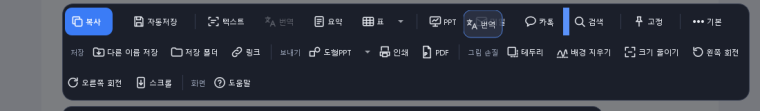
#> input picture capture_tool/app/guide_images/bar_full.png, 760 x 111 px
$ python -i recording.py   (imports and definitions only)
#> lines starting #> are read from the running program, lines starting #| are printed output that depends on the picture
#> further down, picture is the input picture: shape (111, 760, 3); mean B, G, R 66.6, 55, 50.3
"""Screen recording, the part every OS shares: grab the chosen area at the chosen rate and hand the
pictures to the OS's video writer, keep the timeline across pauses, stop at the length limit, count
the frames that came too late, and mix the microphone and the computer's sound onto the same
timeline (48 kHz stereo float32). The sound is also kept as a WAV, so a trimmed copy can be made
without decoding the MP4's audio.

Timing is driven from outside - `tick(now)` - so it runs the same in a recording thread and in tests."""
from __future__ import annotations

import threading
import time
import wave
from dataclasses import dataclass
from pathlib import Path
from typing import Callable

import numpy as np

from .geometry import Rect

RATE = 48000              # Hz, stereo float32 everywhere inside
AUDIO_LAG = 0.3           # s: sound is mixed this far behind the picture - devices deliver late
DRIFT_WINDOW = 8.0        # s: a device's smallest backlog over this long shows its clock's drift
DRIFT_FIX_S = 8.0         # s over which a backlog error is taken back (proportional)
DRIFT_I_S = 40.0          # s: the integral part's time, it takes the lasting drift over
DRIFT_MAX = 0.005         # at most 0.5 % faster / slower (not heard)


@dataclass
class RecordOptions:
    fps: int = 15
    max_seconds: int = 600


# [25 lines left out: functions to_stereo_48k, to_bgra, not called in this run]


# the arrow pointer, tip at (0, 0), in px at scale 1
_ARROW = np.array([(0, 0), (0, 17), (4, 13), (7, 20), (10, 19), (7, 12), (12, 12)], np.float32)
RING_SECONDS = 0.5


class MousePainter:
    """Draws the mouse pointer and a ring where the left button went down onto each frame (screen
    grabs leave the pointer out). `mouse()` gives (x, y, left button down) in physical px; `scale` is
    the display's (2 on a Retina screen) so the pointer looks its real size."""

    # [34 lines left out: functions __init__, __call__, not called in this run]


class _Drift:
    """Keeps one device in step with the video. Its sound is placed by sample count, so a clock a
    little fast piles up (the sound slides behind the picture: 0.47 s after 2 h at 60 ppm) and a slow
    one runs dry (holes of silence). The smallest backlog over DRIFT_WINDOW is learned once and then
    held (PI control): the device's sound is consumed up to DRIFT_MAX faster or slower, resampled.
    A block that comes too late leaves silence where it belonged and is skipped by that much when it
    comes, so lateness never shifts the rest."""

    # [59 lines left out: functions __init__, take, update, _stretch, not called in this run]


RING_BGR = (0, 200, 255)


def _pointer_template(k: float):
    pts = np.round(_ARROW * k + 2 * k + 2).astype(np.int32)
    size = (int(np.ceil(24 * k + 6)), int(np.ceil(16 * k + 6)))
    import cv2
    tmpl = np.full(size, 128, np.uint8)
    mask = np.zeros(size, np.uint8)
    cv2.fillPoly(tmpl, [pts], 255, cv2.LINE_AA)
    cv2.polylines(tmpl, [pts], True, 0, max(1, int(round(k))), cv2.LINE_AA)
    cv2.fillPoly(mask, [pts], 255)
    cv2.polylines(mask, [pts], True, 255, max(1, int(round(k))))
    return tmpl, mask


def erase_pointer(img: np.ndarray, scales=(1.0, 1.25, 1.5, 2.0, 2.5)) -> np.ndarray:
    """The app's own pointer arrow and click rings (MousePainter) painted over in a frame taken
    from a recording, so they don't turn into shapes or spoil a line of text. Returns `img`
    itself when there is nothing of ours in it."""
#> called with scales = (1, 1.25, 1.5, 2, 2.5)
    import cv2
    bgr = img[:, :, :3]
    erase = np.zeros(bgr.shape[:2], np.uint8)
    b, g, r = (bgr[:, :, i].astype(np.int16) for i in range(3))
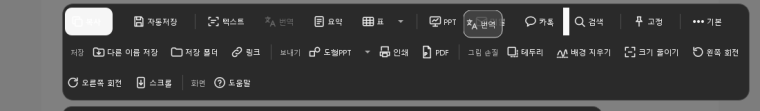
#> b: shape (111, 760) int16; min 42, max 254, mean 66.6
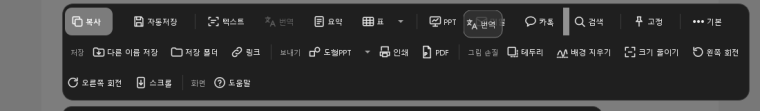
#> g: shape (111, 760) int16; min 31, max 239, mean 55
    yellow = ((b < 110) & (np.abs(g - RING_BGR[1]) < 55) & (r > 200)).astype(np.uint8)
#> yellow: shape (111, 760); every value is 0
    if yellow.any():
        n, labels, stats, _ = cv2.connectedComponentsWithStats(yellow)
        for j in range(1, n):
            x, y, w, h, area = stats[j]
            if 14 <= w <= 140 and 0.75 <= w / max(h, 1) <= 1.33 and area < 0.5 * w * h:   # a hollow ring
                erase[labels == j] = 255
    gray = cv2.cvtColor(bgr, cv2.COLOR_BGR2GRAY)
    for k in scales:
        tmpl, mask = _pointer_template(k)
        if gray.shape[0] < tmpl.shape[0] or gray.shape[1] < tmpl.shape[1]:
            continue
        res = cv2.matchTemplate(gray, tmpl, cv2.TM_SQDIFF, mask=mask)
        per_px = res / max(1, int((mask > 0).sum()))
        for y, x in zip(*np.where(per_px < 55 ** 2)):       # (sub-pixel placement at 1.5x: ~42)
            region = (mask > 0).astype(np.uint8) * 255
            erase[y:y + region.shape[0], x:x + region.shape[1]] |= region
#> this loop made 5 passes
#> pass 1, in erase_pointer, `res = cv2.matchTemplate(gray, tmpl, cv2.TM_SQDIFF, mask=mask)`:
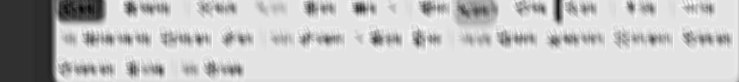
#> res: shape (82, 739) float32; min 1105003, max 3317161, mean 2823601.8; drawn with min black and max white
#> pass 2, in erase_pointer, `res = cv2.matchTemplate(gray, tmpl, cv2.TM_SQDIFF, mask=mask)`:
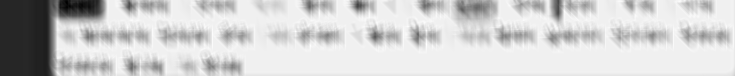
#> res: shape (76, 735) float32; min 2062471, max 6265776, mean 5470271.5; drawn with min black and max white
    if not erase.any():
        return img
    erase = cv2.dilate(erase, np.ones((7, 7), np.uint8))          # with the video's soft edges
    out = img.copy()
    out[:, :, :3] = cv2.inpaint(np.ascontiguousarray(bgr), erase, 3, cv2.INPAINT_TELEA)
    return out


class RecordingSession:
    """state: ready -> recording <-> paused -> done | failed. reason: end, limit, stopped."""

    # [20 lines left out: function __init__, not called in this run]

    # --- time -------------------------------------------------------------------------------------
    def media_time(self, now: float) -> float:
        held = (now - self._paused_at) if self._paused_at is not None else 0.0
        return max(0.0, now - self._t0 - self._paused_total - held)

    @property
    def elapsed(self) -> float:
        return self._last_t

    # --- life cycle -------------------------------------------------------------------------------
    # [74 lines left out: functions begin, pause, resume, tick, finish, _fail and 1 more, not called in this run]

    # --- sound ------------------------------------------------------------------------------------
    def mute(self, name: str, on: bool) -> None:
        with self._lock:
            (self.muted.add if on else self.muted.discard)(name)

    # [45 lines left out: functions feed, _pump, run, not called in this run]

>>> import cv2
>>> picture = cv2.imread('../app/guide_images/bar_full.png')
>>> result = erase_pointer(picture)
